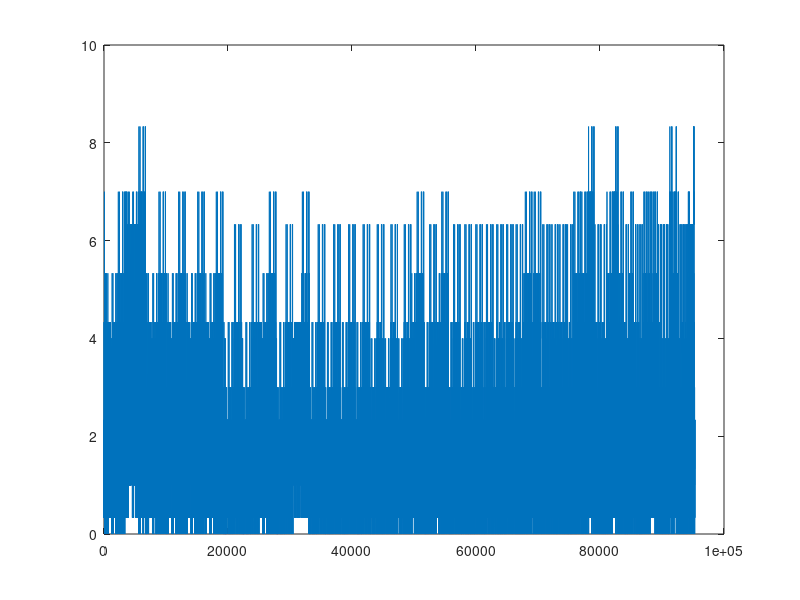

This figure's MATLAB source:
clear all
total_alumnos = 9;
n_grupos = total_alumnos/3;
comb = nchoosek(1:total_alumnos,2);%combinaciones

%Matriz de puntajes
%M = zeros(total_alumnos,total_alumnos);
M = randi([0 1], total_alumnos,total_alumnos);

% for i = 1:size(comb,1)
%     comb(i,3) = M(comb(i,1),comb(i,2))+M(comb(i,2),comb(i,1));%puntajes
% end

%combinaciones
comb_grupos = nchoosek(1:total_alumnos, n_grupos);

%% 
for i = 1:size(comb_grupos,1)
    parejas_grupo = nchoosek([comb_grupos(i,:)],2);
    for p = 1:size(parejas_grupo,1)
        parejas_grupo(p,3) = M(parejas_grupo(p,1),parejas_grupo(p,2))+M(parejas_grupo(p,2),parejas_grupo(p,1));%puntajes
    end
    suma(i,1) = sum(parejas_grupo(:,3));
end
comb_grupos(:,end+1) =suma;%felicidad por grupo en la ultima columna

%%
grupos_3 = nchoosek([comb_grupos(:,end)],3);

for i = 1:size(grupos_3,1)
     varianza(i,1) = var(grupos_3(i,:));
end
grupos_3(:,end+1) =varianza;

%%
x = 1:size(grupos_3,1);
plot(x,grupos_3(:,end))
minimo=min(grupos_3(:,end));
[row,col] = find(grupos_3(:,end)==minimo);
[row,col] = find(comb_grupos(:,end)==grupos_3(row(1,1),1));
size(row,1)
grupos_finales = comb_grupos(row,:);

